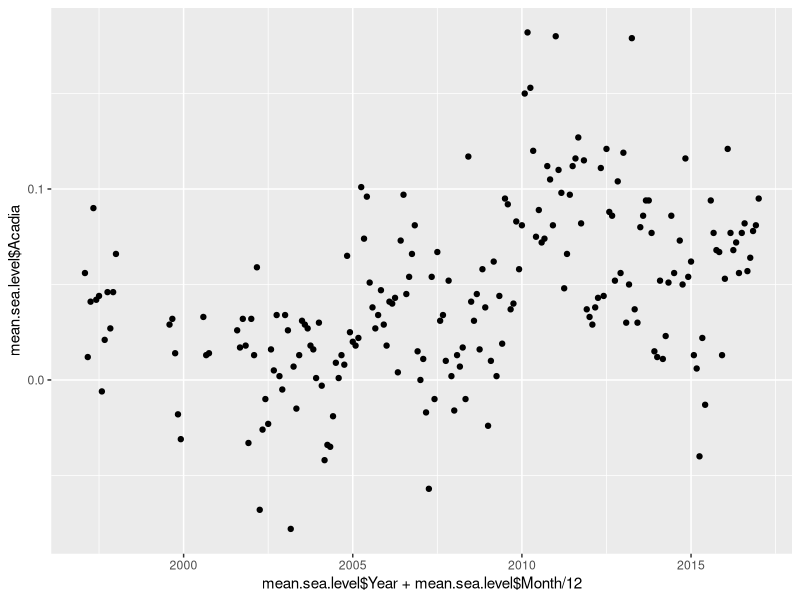
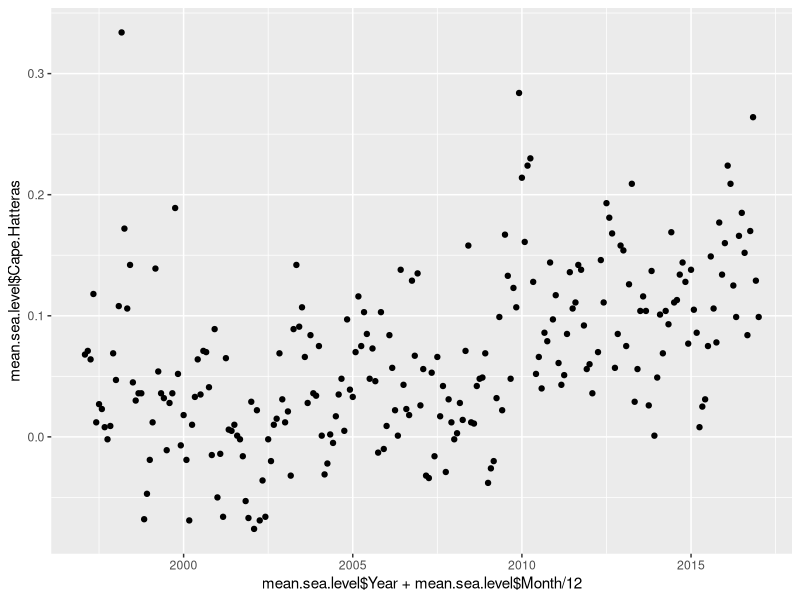
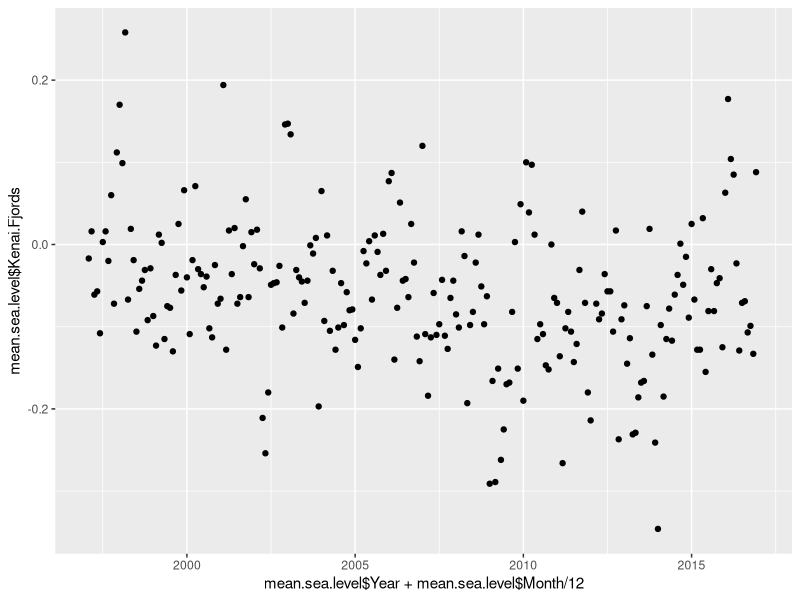
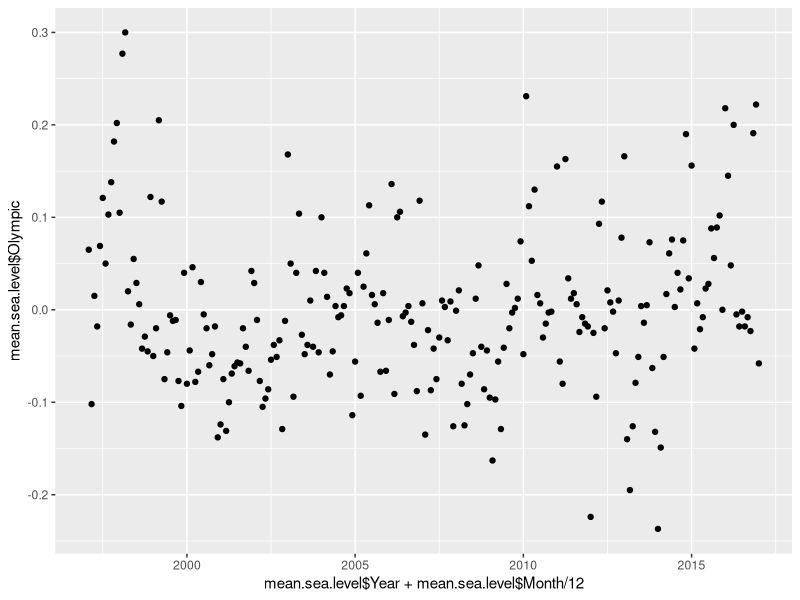
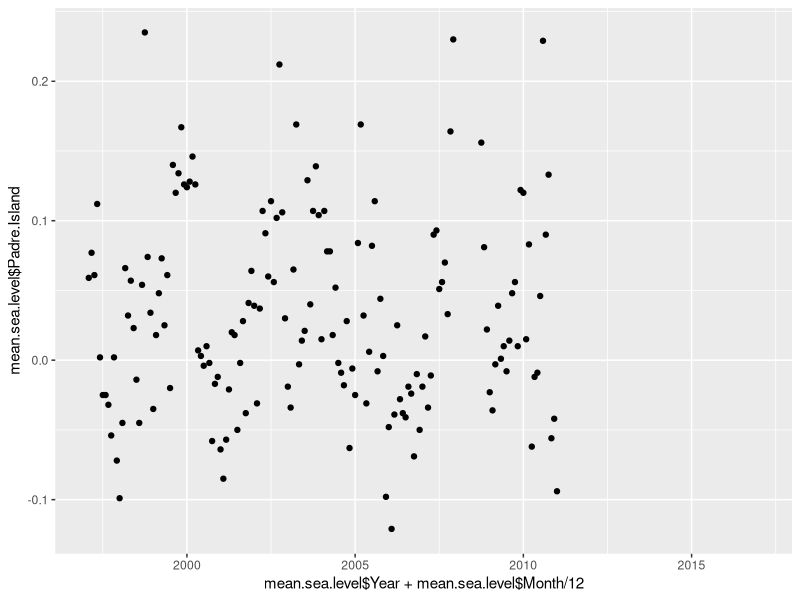
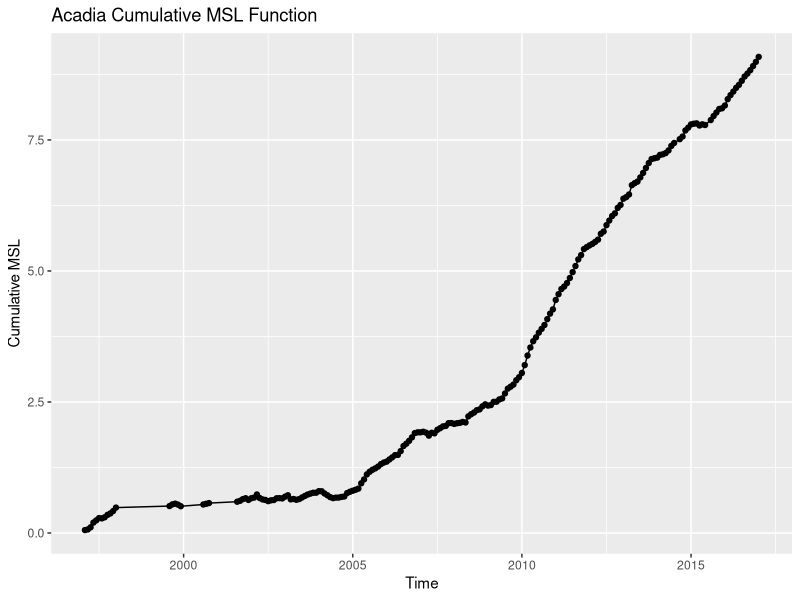
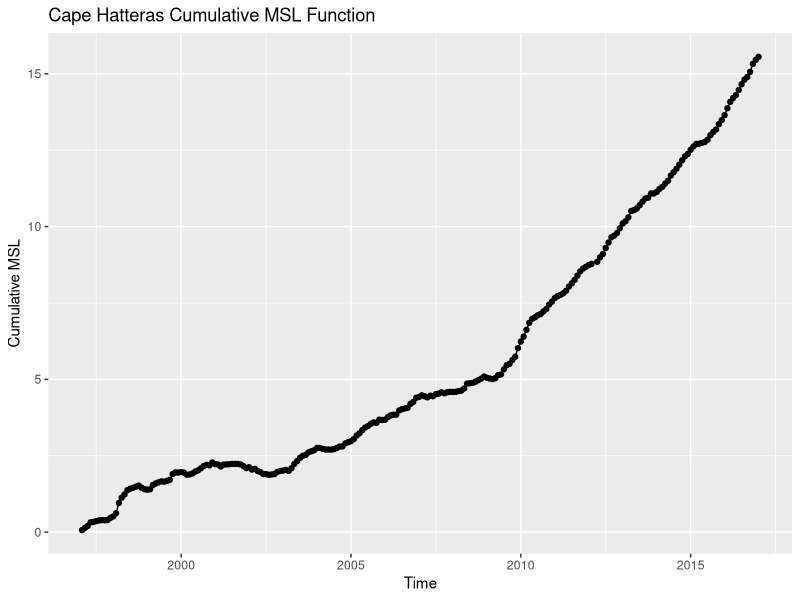
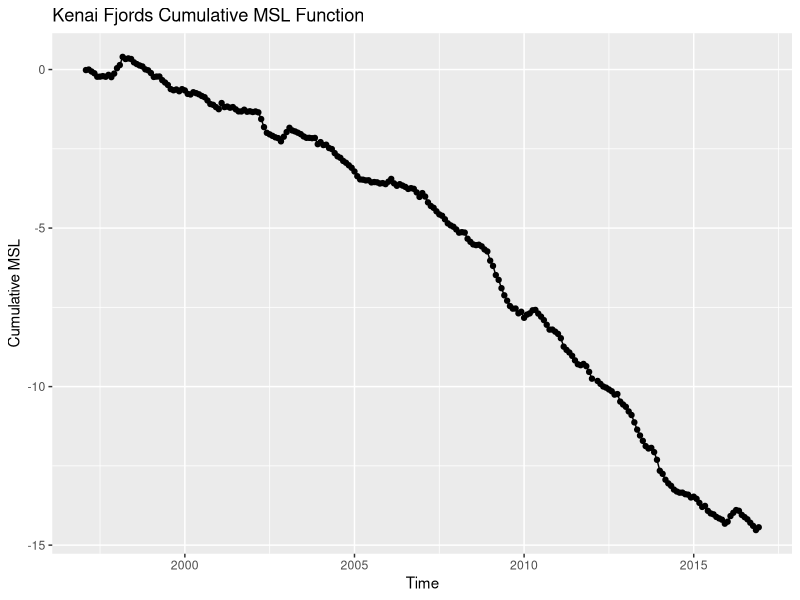

R code for these plots, in order:
# Mean Sea Level

library(ggplot2)

setwd("~/Desktop/MOODIES")

mean.sea.level <- read.csv("data/MeanSeaLevel.csv")

totalsealevelAcadia = cumsum(y=mean.sea.level$Acadia)

qplot(
  x=mean.sea.level$Year + mean.sea.level$Month / 12,
  y=mean.sea.level$Acadia
)

qplot(
  x=mean.sea.level$Year + mean.sea.level$Month / 12,
  y=mean.sea.level$Cape.Hatteras
)

qplot(
  x=mean.sea.level$Year + mean.sea.level$Month / 12,
  y=mean.sea.level$Kenai.Fjords
)

qplot(
  x=mean.sea.level$Year + mean.sea.level$Month / 12,
  y=mean.sea.level$Olympic
)

qplot(
  x=mean.sea.level$Year + mean.sea.level$Month / 12,
  y=mean.sea.level$Padre.Island
)

nonaacadia = mean.sea.level$Acadia[!is.na(mean.sea.level$Acadia)]
totalsealevelAcadia = cumsum(nonaacadia)

qplot(
  x=mean.sea.level$Year[!is.na(mean.sea.level$Acadia)] + mean.sea.level$Month[!is.na(mean.sea.level$Acadia)] / 12,
  y= totalsealevelAcadia,
  xlab="Time",
  ylab="Cumulative MSL",
  main="Acadia Cumulative MSL Function"
) + geom_line()

acadia <- data.frame(
  totalsealevelAcadia, 
  mean.sea.level$Year[!is.na(mean.sea.level$Acadia)] + mean.sea.level$Month[!is.na(mean.sea.level$Acadia)] / 12 - 1997,
  (mean.sea.level$Year[!is.na(mean.sea.level$Acadia)] + mean.sea.level$Month[!is.na(mean.sea.level$Acadia)] / 12 - 1997)^2,
  (mean.sea.level$Year[!is.na(mean.sea.level$Acadia)] + mean.sea.level$Month[!is.na(mean.sea.level$Acadia)] / 12 - 1997)^3,
  (mean.sea.level$Year[!is.na(mean.sea.level$Acadia)] + mean.sea.level$Month[!is.na(mean.sea.level$Acadia)] / 12 - 1997)^4,
  sin(mean.sea.level$Year[!is.na(mean.sea.level$Acadia)] + mean.sea.level$Month[!is.na(mean.sea.level$Acadia)] / 12 - 1997))
names(acadia) <- c("Acadia", "Time", "Time2", "Time3", "Time4", "sinTime")
acadia.fit <- glm(Acadia~Time+Time2+Time3+sinTime, data=acadia[1:157,])
summary(acadia.fit)
                    
nonahatteras = mean.sea.level$Cape.Hatteras[!is.na(mean.sea.level$Cape.Hatteras)]
totalsealevelCape.Hatteras = cumsum(nonahatteras)

qplot(
  x=mean.sea.level$Year[!is.na(mean.sea.level$Cape.Hatteras)] + mean.sea.level$Month[!is.na(mean.sea.level$Cape.Hatteras)] / 12,
  y= totalsealevelCape.Hatteras,
  xlab="Time",
  ylab="Cumulative MSL",
  main="Cape Hatteras Cumulative MSL Function"
) + geom_line()

hatteras <- data.frame(
  totalsealevelCape.Hatteras, 
  mean.sea.level$Year[!is.na(mean.sea.level$Cape.Hatteras)] + mean.sea.level$Month[!is.na(mean.sea.level$Cape.Hatteras)] / 12 - 1997,
  (mean.sea.level$Year[!is.na(mean.sea.level$Cape.Hatteras)] + mean.sea.level$Month[!is.na(mean.sea.level$Cape.Hatteras)] / 12 - 1997)^2,
  (mean.sea.level$Year[!is.na(mean.sea.level$Cape.Hatteras)] + mean.sea.level$Month[!is.na(mean.sea.level$Cape.Hatteras)] / 12 - 1997)^3
)
names(hatteras) <- c("Hatteras", "Time", "Time2", "Time3")
hatteras.fit <- glm(Hatteras~Time+Time2+Time3, data=hatteras)
summary(hatteras.fit)

nonakenai = mean.sea.level$Kenai.Fjords[!is.na(mean.sea.level$Kenai.Fjords)]
totalsealevelKenai.Fjords = cumsum(nonakenai)

qplot(
  x=mean.sea.level$Year[!is.na(mean.sea.level$Kenai.Fjords)] + mean.sea.level$Month[!is.na(mean.sea.level$Kenai.Fjords)] / 12,
  y= totalsealevelKenai.Fjords,
  xlab="Time",
  ylab="Cumulative MSL",
  main="Kenai Fjords Cumulative MSL Function"
) + geom_line()

kenai <- data.frame(
  totalsealevelKenai.Fjords, 
  mean.sea.level$Year[!is.na(mean.sea.level$Kenai.Fjords)] + mean.sea.level$Month[!is.na(mean.sea.level$Kenai.Fjords)] / 12 - 1997, 
  (mean.sea.level$Year[!is.na(mean.sea.level$Kenai.Fjords)] + mean.sea.level$Month[!is.na(mean.sea.level$Kenai.Fjords)] / 12 - 1997)^2,
  (mean.sea.level$Year[!is.na(mean.sea.level$Kenai.Fjords)] + mean.sea.level$Month[!is.na(mean.sea.level$Kenai.Fjords)] / 12 - 1997)^3)
names(kenai) <- c("Kenai", "Time", "Time2", "Time3")
kenai.fit <- lm(Kenai~Time+Time2+Time3, data=kenai)
summary(kenai.fit)

nonaolympic = mean.sea.level$Olympic[!is.na(mean.sea.level$Olympic)]
totalsealevelOlympic= cumsum(nonaolympic)

qplot(
  x=mean.sea.level$Year[!is.na(mean.sea.level$Olympic)] + mean.sea.level$Month[!is.na(mean.sea.level$Olympic)] / 12,
  y= totalsealevelOlympic,
  xlab="Time",
  ylab="Cumulative MSL",
  main="Olympic Cumulative MSL Function"
) + geom_line()

olympic <- data.frame(
  totalsealevelOlympic, 
  sin(mean.sea.level$Year[!is.na(mean.sea.level$Olympic)] + mean.sea.level$Month[!is.na(mean.sea.level$Olympic)] / 12 - 1997),
  mean.sea.level$Year[!is.na(mean.sea.level$Olympic)] + mean.sea.level$Month[!is.na(mean.sea.level$Olympic)] / 12 - 1997,
  (mean.sea.level$Year[!is.na(mean.sea.level$Olympic)] + mean.sea.level$Month[!is.na(mean.sea.level$Olympic)] / 12 - 1997)^2,
  (mean.sea.level$Year[!is.na(mean.sea.level$Olympic)] + mean.sea.level$Month[!is.na(mean.sea.level$Olympic)] / 12 - 1997)^3)
names(olympic) <- c("Olympic", "sinTime", "Time", "Time2", "Time3")
olympic.fit <- glm(Olympic~Time+Time2+Time3, data=olympic)
summary(olympic.fit)

nonapadre = mean.sea.level$Padre.Island[!is.na(mean.sea.level$Padre.Island)]
totalsealevelPadre.Island= cumsum(nonapadre)

qplot(
  x=mean.sea.level$Year[!is.na(mean.sea.level$Padre.Island)] + mean.sea.level$Month[!is.na(mean.sea.level$Padre.Island)] / 12,
  y= totalsealevelPadre.Island,
  xlab="Time",
  ylab="Cumulative MSL",
  main="Padre Island Cumulative MSL Function"
) + geom_line()

padre <- data.frame(
  totalsealevelPadre.Island, 
  mean.sea.level$Year[!is.na(mean.sea.level$Padre.Island)] + mean.sea.level$Month[!is.na(mean.sea.level$Padre.Island)] / 12 - 1997, 
  sin(mean.sea.level$Year[!is.na(mean.sea.level$Padre.Island)] + mean.sea.level$Month[!is.na(mean.sea.level$Padre.Island)] / 12 - 1997),
  (mean.sea.level$Year[!is.na(mean.sea.level$Padre.Island)] + mean.sea.level$Month[!is.na(mean.sea.level$Padre.Island)] / 12 - 1997)^2,
  (mean.sea.level$Year[!is.na(mean.sea.level$Padre.Island)] + mean.sea.level$Month[!is.na(mean.sea.level$Padre.Island)] / 12 - 1997)^3,
  (mean.sea.level$Year[!is.na(mean.sea.level$Padre.Island)] + mean.sea.level$Month[!is.na(mean.sea.level$Padre.Island)] / 12 - 1997)^4,
  (mean.sea.level$Year[!is.na(mean.sea.level$Padre.Island)] + mean.sea.level$Month[!is.na(mean.sea.level$Padre.Island)] / 12 - 1997)^5
)
names(padre) <- c("Padre", "Time", "sinTime", "Time2", "Time3", "Time4", "Time5")
padre.fit <- glm(Padre~Time+Time2, data=padre)
summary(padre.fit)
